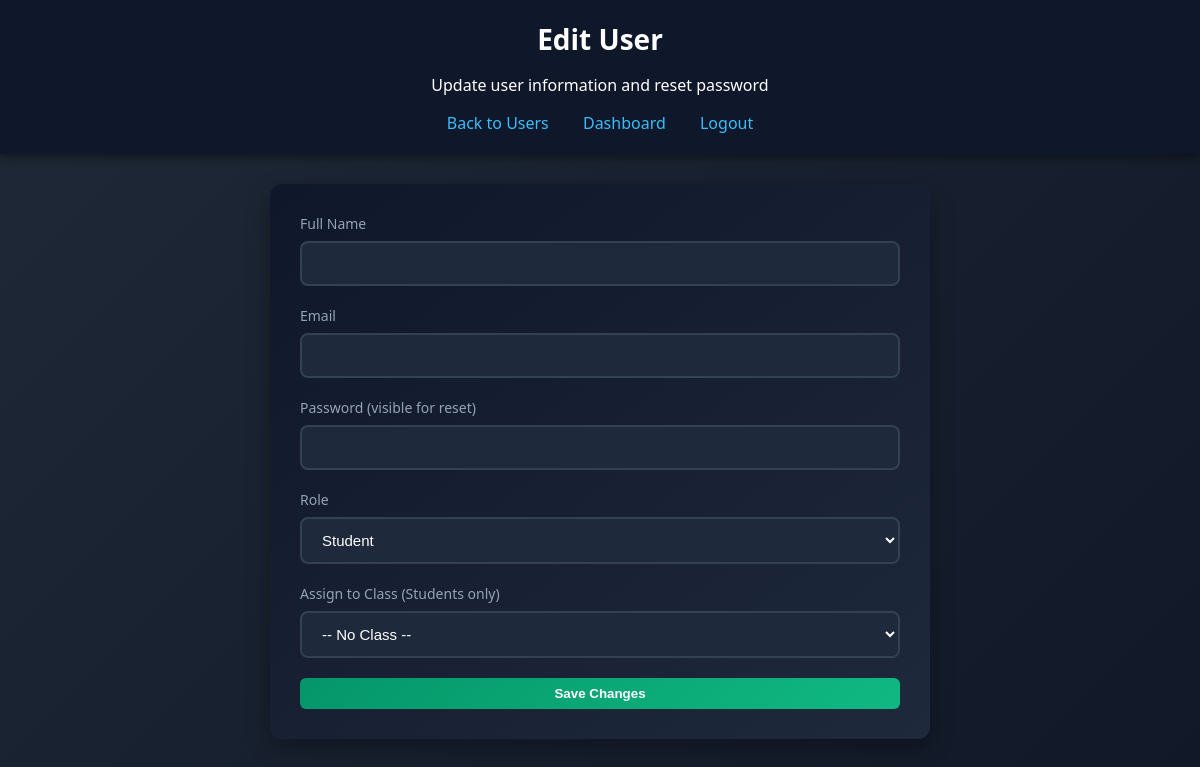
/admin/edit_user/3 (signed in), run on an earlier commit of the app's database.
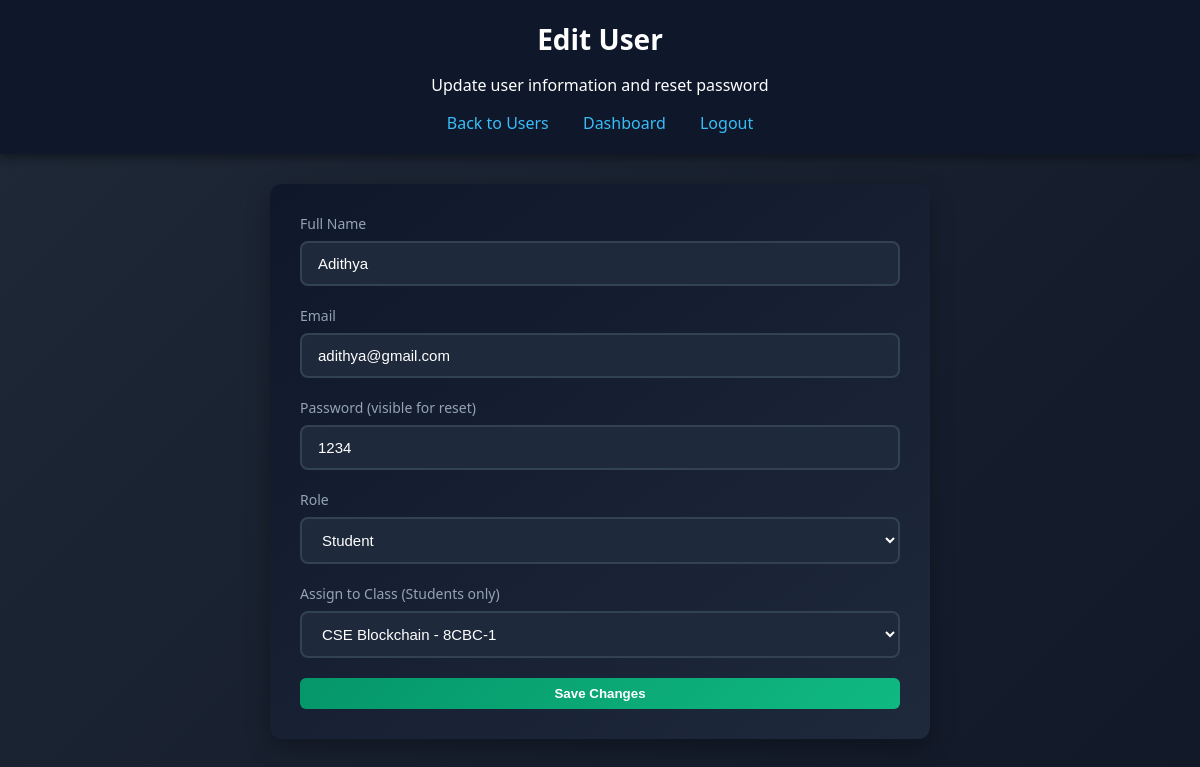
And on a later commit of the database.
### tables this page shows
CREATE TABLE users (
    id INTEGER PRIMARY KEY AUTOINCREMENT,
    name TEXT NOT NULL,
    email TEXT UNIQUE NOT NULL,
    password TEXT NOT NULL,
    role TEXT NOT NULL CHECK(role IN ('student','teacher','admin')),
    class_id INTEGER,
    rfid_uid TEXT,
    FOREIGN KEY(class_id) REFERENCES classes(id)
);

CREATE TABLE classes (
    id INTEGER PRIMARY KEY AUTOINCREMENT,
    class_name TEXT NOT NULL,
    room_no TEXT
);

### backend/app.py (the view, shortened to what this page needs)
@app.route("/admin/edit_user/<int:user_id>", methods=["GET", "POST"])
def edit_user(user_id):
    if session.get("role") != "admin":
        return redirect("/login")
    conn = get_connection()
    cursor = conn.cursor()
    message = ""
    user = cursor.execute("SELECT * FROM users WHERE id=?", (user_id,)).fetchone()
    classes = cursor.execute("SELECT id, class_name, room_no FROM classes").fetchall()
    conn.close()
    return render_template("edit_user.html", user=user, classes=classes, message=message)

### backend/app.py (called while the page is built)
def get_connection():
    conn = sqlite3.connect(DB_PATH)
    conn.row_factory = sqlite3.Row
    return conn

### frontend/templates/edit_user.html (shortened to what this page needs)
<!DOCTYPE html>
<html lang="en">
<head>
    <link rel="stylesheet" href="/static/style.css">
</head>
<body>
    <div class="header">
        <h1>Edit User</h1>
        <p>Update user information and reset password</p>
        <nav class="nav-links">
            <a href="/admin/users">Back to Users</a>
            <a href="/admin">Dashboard</a>
            <a href="/logout">Logout</a>
        </nav>
    </div>
    <div class="dashboard-content">
        <div class="form-container">
            <form method="POST" class="admin-form">
                <div class="form-group">
                    <label>Full Name</label>
                    <input type="text" name="name" value="{{ user.name }}" required>
                </div>
                <div class="form-group">
                    <label>Email</label>
                    <input type="email" name="email" value="{{ user.email }}" required>
                </div>
                <div class="form-group">
                    <label>Password (visible for reset)</label>
                    <input type="text" name="password" value="{{ user.password }}" required>
                </div>
                <div class="form-group">
                    <label>Role</label>
                    <select name="role">
                        <option value="student" {% if user.role == 'student' %}selected{% endif %}>Student</option>
                    </select>
                </div>
                <div class="form-group" id="classGroup">
                    <label>Assign to Class (Students only)</label>
                    <select name="class_id">
                        <option value="">-- No Class --</option>
                        {% for c in classes %}
                        <option value="{{ c.id }}" {% if user.class_id == c.id %}selected{% endif %}>
                            {{ c.class_name }} - {{ c.room_no }}
                        </option>
                        {% endfor %}
                    </select>
                </div>
                <button type="submit" class="start-btn">Save Changes</button>
            </form>
        </div>
    </div>
</body>
</html>

What changed in the data, as far as the page shows it:
added users: name "Adithya", email "adithya@gmail.com", password "1234", role "Student", class_id "CSE Blockchain - 8CBC-1"
Also different on the page:
form field role: "Student" → (not shown)
form field class_id: "-- No Class --" → (not shown)
